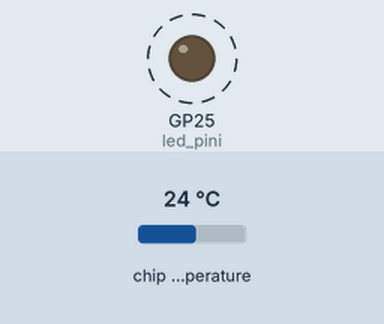
Recording of a program running on a simulated Raspberry Pi Pico running MicroPython. Shown: output pins drawn as LEDs (lit = HIGH). Dashed ring = blinking. Inputs (shaded band) come from the test bench; at power-on: chip temperature 24 °C. What the program prints to the serial console is not drawn.

Above: at 0.2 s.
Timing chart, 0 to 3.0 s (numbered marks = the images above):
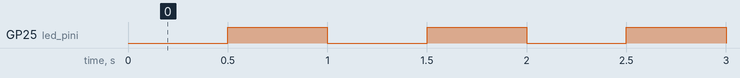

Measured:
- by itself, GP25 (led_pini): alternates HIGH for 0.50 s and LOW for 0.50 s

The program:

raspi_pico_led.py
```python
from machine import Pin, Timer, ADC
import utime

class Pico(object):
    def __init__(self):
        self.led_pini = Pin(25, Pin.OUT)
        self.zamanlayici = Timer()

    def sicaklik_sensoru_ayarla(self):
        self.sicaklik_sensoru = ADC(4)

    def zamanlayiciyi_ayarla(self, frekans, mod, cb):
        self.zamanlayici.init(freq=frekans, mode=mod, callback=cb)

    def zamanlayiciyi_durdur(self):
        self.zamanlayici.deinit()

    def led_yaksöndür(self, zamanlayici):
        self.led_pini.toggle()

    def celcius_oku(self):
        #Referans:
        #https://github.com/raspberrypi/pico-micropython-examples/blob/master/adc/temperature.py
        ham_deger = self.sicaklik_sensoru.read_u16() * 3.3 / (65535)

        return 27 - (ham_deger - 0.706)/0.001721

pico = Pico()
pico.zamanlayiciyi_ayarla(2, Timer.PERIODIC, pico.led_yaksöndür)
pico.sicaklik_sensoru_ayarla()

while True:
    sicaklik = pico.celcius_oku()

    print(sicaklik)

    utime.sleep(2)
```
